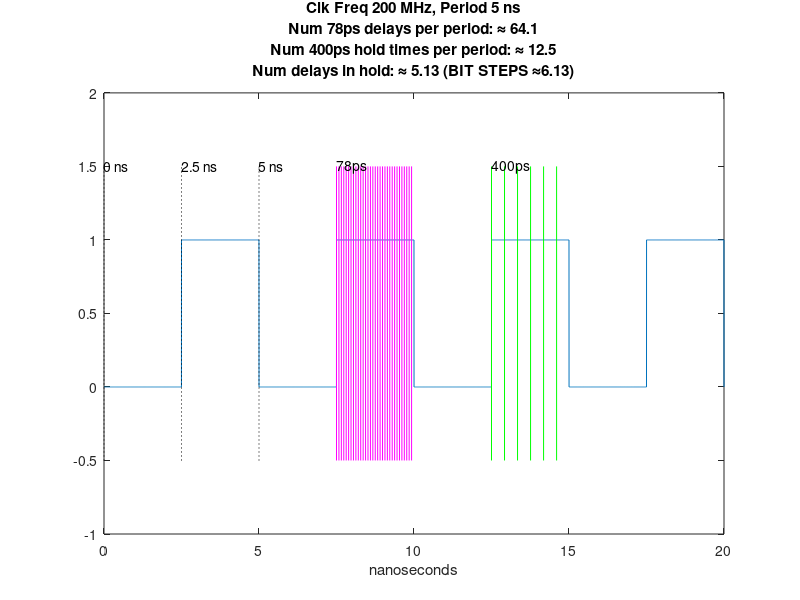

Write MATLAB code to recreate this figure.
clear; clc; close all;

round_hund=@(x) round(x*100)/100;

clk = 200e6;
num_per = 4;
%num_dly_2plot = 10;

per = 1/clk;
half_per = per/2;
num_half_per = num_per*2;


t = linspace(0,num_per*per,10000);
clk_val = ones(size(t));

% want everything in the first clock cycle to be 1, so thats odd multiples
% of half_per, so all values from 0*half_per to 1*half_per, all values from
% 2*half_per to 3*half_per, etc...

for k = 0:2:num_half_per
    %k
    clk_val(k*half_per<=t & t<(k+1)*half_per) = 0;
end

% plot clock and label ns
plot(t*1e9, clk_val)
xlabel('nanoseconds')
ylim([-1 2])
hold on
plot([0 0],[-0.5 1.5],'k:')
text(0+0.1*half_per,1.5,[num2str(0),' ns'])
plot([half_per*1e9 half_per*1e9],[-0.5 1.5],'k:')
text(half_per*1e9+0.1*half_per,1.5,[num2str(half_per*1e9),' ns'])
plot([per*1e9 per*1e9],[-0.5 1.5],'k:')
text(per*1e9+0.1*half_per,1.5,[num2str(per*1e9),' ns'])



DLY_DELTA = 78e-12; %specified in ps
HOLD_TIME = 400e-12; % specified in ps
BIT_STEPS = HOLD_TIME/DLY_DELTA+1;

num_dly_per_per = per/DLY_DELTA;
num_dly_2plot = num_dly_per_per/2;

dly_loc = linspace(0,num_dly_2plot-1,num_dly_2plot)*DLY_DELTA+per+half_per;
for dly = 1:num_dly_2plot
    plot([dly_loc(dly)*1e9 dly_loc(dly)*1e9],[-0.5,1.5],'m')
end
text(dly_loc(1)*1e9+0.1*half_per,1.5,[num2str(DLY_DELTA*1e12),'ps'])

num_hold_per_per = per/HOLD_TIME;
num_hold_2plot = num_hold_per_per/2;

hold_loc = linspace(0,num_hold_2plot-1,num_hold_2plot)*HOLD_TIME+2*per+half_per;
for hld = 1:num_hold_2plot
    plot([hold_loc(hld)*1e9 hold_loc(hld)*1e9],[-0.5,1.5],'g')
end
text(hold_loc(1)*1e9+0.1*half_per,1.5,[num2str(HOLD_TIME*1e12),'ps'])


title({['Clk Freq ',num2str(clk/1e6),' MHz, Period ',num2str(per*1e9),' ns']; ...
    ['Num 78ps delays per period: \approx ',num2str(round_hund(num_dly_per_per))]; ...
    ['Num 400ps hold times per period: \approx ',num2str(round_hund(num_hold_per_per))]; ...
    ['Num delays in hold: \approx ',num2str(round_hund(BIT_STEPS-1)),' (BIT STEPS \approx',num2str(round_hund(BIT_STEPS)),')']})
